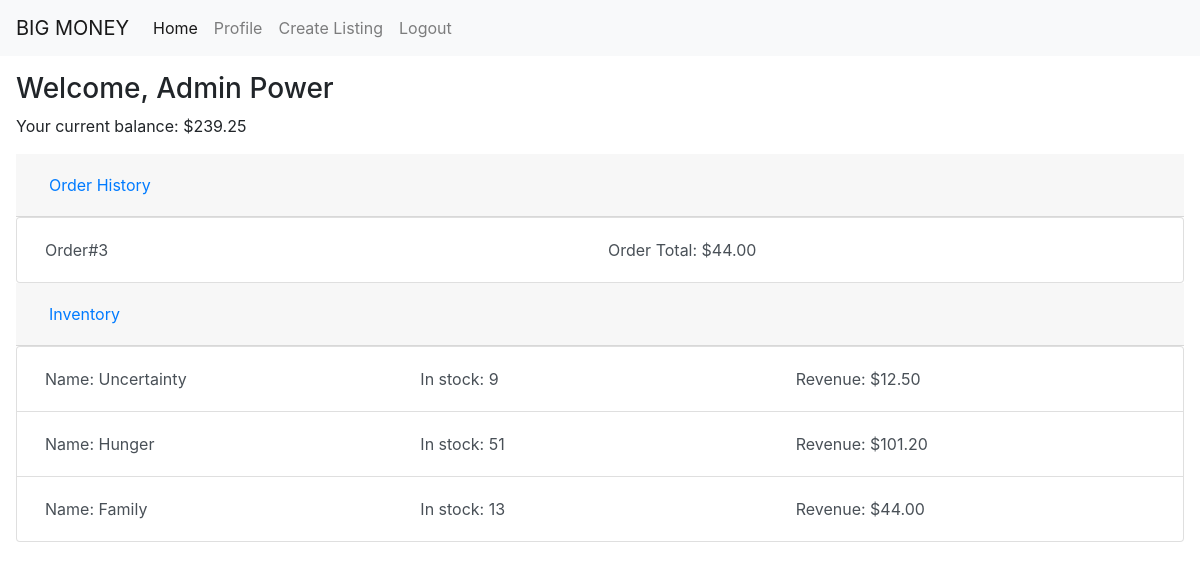
The app's page /profile (signed in) with its own data.
### models.py (models this page shows)
class User(UserMixin, db.Model):
    id = db.Column(db.Integer, primary_key=True)
    firstname = db.Column(db.String(100))
    lastname = db.Column(db.String(100))
    username = db.Column(db.String(100))
    password = db.Column(db.String(100))
    address = db.Column(db.String(150))
    credits = db.Column(db.Float)

class Item(db.Model):
    id = db.Column(db.Integer, primary_key=True)
    merchant_id = db.Column(db.Integer, db.ForeignKey('user.id'))
    itemname = db.Column(db.String(100))
    description = db.Column(db.String(5000))
    price = db.Column(db.Float)
    qty = db.Column(db.Integer)
    imageurl = db.Column(db.String(1000))

### login/profile.py (the view)
@user_profile.route('/profile')
@login_required
def profile():
    firstname = current_user.firstname
    lastname = current_user.lastname
    credits = current_user.credits
    inventorylist = []
    inventory = Item.query.filter_by(merchant_id=current_user.id).all()
    for item in inventory:
        revenue = 0
        orderitems = OrderItem.query.filter_by(item_id=item.id).all()
        for orderitem in orderitems:
            revenue += orderitem.cost
        inventorylist.append([item.id, item.itemname, item.qty, revenue])
    orderhistorylist = []
    orders = Order.query.filter_by(buyer_id=current_user.id).all()
    for order in orders:
        grandtotalcost = 0
        orderitems = OrderItem.query.filter_by(order_id=order.id).all()
        for orderitem in orderitems:
            grandtotalcost += orderitem.cost
        orderhistorylist.append([order.id, grandtotalcost])
    return render_template('login/profile.html', firstname=firstname, lastname=lastname, credits=credits, inventory=inventorylist, orderhistory=orderhistorylist)

### app.py (called while the page is built)
def create_app():
    app = Flask(__name__)
    app.config['SECRET_KEY'] = "S`.H73y@AcMt(M'jXwp'(I;ngf^Sc5"
    app.config['SQLALCHEMY_DATABASE_URI'] = 'sqlite:///data.db'
    db.init_app(app)
    from models import User
    login_manager = LoginManager()
    login_manager.login_view = 'auth.login'
    login_manager.init_app(app)
    @login_manager.user_loader
    def load_user(user_id):
        return User.query.get(int(user_id))
    from login.auth import auth as auth_blueprint
    app.register_blueprint(auth_blueprint)
    from login.profile import user_profile as profile_blueprint
    app.register_blueprint(profile_blueprint)
    from order.selling import selling as selling_blueprint
    app.register_blueprint(selling_blueprint)
    from order.buying import buying as buying_blueprint
    app.register_blueprint(buying_blueprint)
    return app

### templates/login/profile.html
{% extends "base.html" %}
{% block content %}
<div class="m-3">
    <h3> Welcome, {{ firstname }} {{ lastname }}</h3>
    <p>Your current balance: ${{ "{:,.2f}".format(credits) }}</p>
    <div class="card-header" id="orderhisheading">
        <h5 class="mb-0">
            <button class="btn btn-link" data-toggle="collapse" data-target="#orderhiscollapse" aria-expanded="true"
                aria-controls="orderhiscollapse">
                Order History
            </button>
        </h5>
    </div>
    <div id="orderhiscollapse" class="collapse show" aria-labelledby="orderhisheading" data-parent="#accordion">
        {% if orderhistory|length > 0 %}
        <div class="list-group">
            {% for order in orderhistory %}
            <a href="{{ url_for('user_profile.view_order_history', order_id=order[0]) }}"
                class="list-group-item list-group-item-action d-flex flex-row justify-content-between">
                <div class="p-2" style="flex: 1;">Order#{{ order[0] }}</div>
                <div class="p-2" style="flex: 1;">Order Total: ${{ "{:,.2f}".format(order[1]) }}</div>
            </a>
            {% endfor %}
        </div>
        {% else %}
        <div class="card-body">
            You have not buy anything yet. <a href="{{ url_for('selling.listing') }}">Browse items here.</a>
        </div>
        {% endif %}
    </div>
    <div class="card-header" id="inventoryheading">
        <h5 class="mb-0">
            <button class="btn btn-link" data-toggle="collapse" data-target="#inventorycollapse" aria-expanded="true"
                aria-controls="inventorycollapse">
                    Inventory
            </button>
        </h5>
    </div>
    <div id="inventorycollapse" class="collapse show" aria-labelledby="inventoryheading" data-parent="#accordion">
        {% if inventory|length > 0 %}
        <div class="list-group">
            {% for sale in inventory %}
            <a href="{{ url_for('selling.view_item', item_id=sale[0]) }}" class="list-group-item list-group-item-action d-flex flex-row justify-content-between">
                <div class="p-2" style="flex: 1;">Name: {{ sale[1] }}</div>
                <div class="p-2" style="flex: 1;">In stock: {{ sale[2] }}</div>
                <div class="p-2" style="flex: 1;">Revenue: ${{ "{:,.2f}".format(sale[3]) }}</div>
            </a>
            {% endfor %}
        </div>
        {% else %}
        <div class="card-body">
            You have not create any listing yet. <a href="{{ url_for('selling.listing') }}">Create a listing here.</a>
        </div>
        {% endif %}
    </div>
</div>
{% endblock %}

### templates/base.html (shortened to what this page needs)
<!DOCTYPE html>
<html lang="en">
<head>
    <link rel="stylesheet" href="https://maxcdn.bootstrapcdn.com/bootstrap/4.0.0/css/bootstrap.min.css"
>
</head>
<body>
    <nav class="navbar navbar-expand-lg navbar-light bg-light">
        <a class="navbar-brand" href="#">BIG MONEY</a>
        <div class="collapse navbar-collapse" id="navbarSupportedContent">
            <ul class="navbar-nav mr-auto">
                <li class="nav-item active">
                    <a class="nav-link" href="#">Home </a>
                </li>
                {% if current_user.is_authenticated %}
                <li class="nav-item">
                    <a class="nav-link" href="{{ url_for('user_profile.profile') }}">Profile</a>
                </li>
                {% endif %}
                {% if current_user.is_authenticated %}
                <li class="nav-item">
                    <a class="nav-link" href="{{ url_for('selling.listing') }}">Create Listing</a>
                </li>
                <li class="nav-item">
                    <a class="nav-link" href="{{ url_for('auth.logout') }}">Logout</a>
                </li>
                {% endif %}
            </ul>
        </div>
    </nav>
    {% block content %}
    {% endblock %}
</body>
</html>

### records on screen
User: firstname "Admin", lastname "Power", credits "239.25"
Item: itemname "Uncertainty", qty "9", price "12.50"
Item: itemname "Hunger", qty "51", sale "101.20"
Item: itemname "Family", qty "13", sale "44.00"

### other values on screen
{{ order[0] }} "3"
{{ "{:,.2f}".format(order[1]) }} "44.00"
